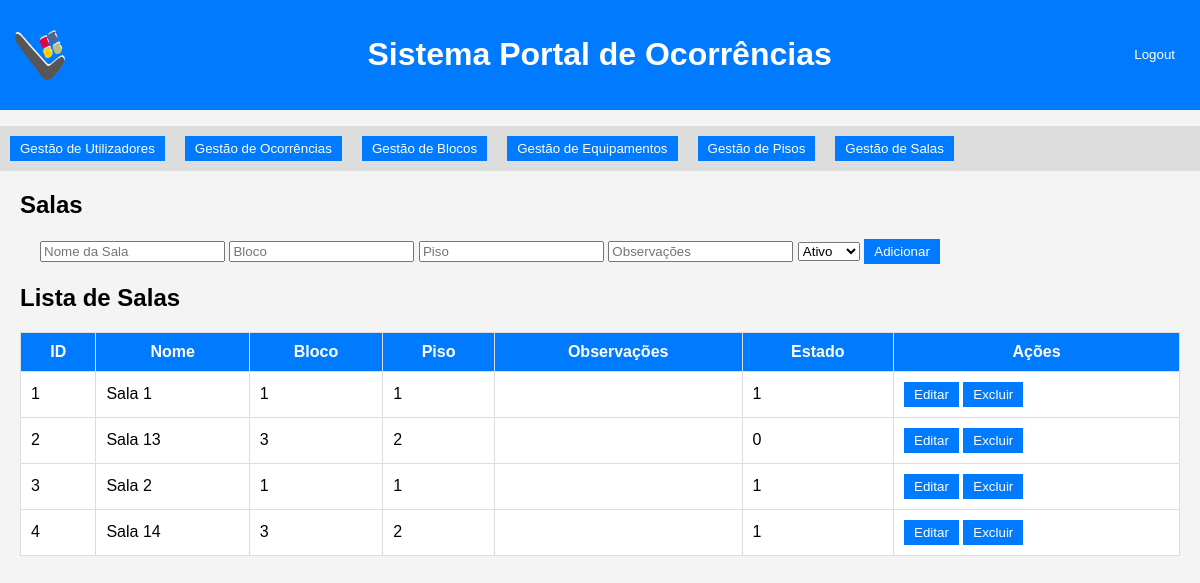
Page /salas.php on the committed database.
### tables this page shows
CREATE TABLE `salas` (
  `cod_sala` int(11) NOT NULL,
  `Nome_sala` varchar(50) NOT NULL,
  `Bloco_sala` int(11) NOT NULL,
  `Piso_sala` int(11) NOT NULL,
  `Observações` varchar(150) NOT NULL,
  `Estado` tinyint(1) NOT NULL);

### salas.php (the view, shortened to what this page needs)
<?php
include 'config.php';
$result = $conn->query("SELECT * FROM salas");
?>
<!DOCTYPE html>
<html lang="pt">
<head>
    <link rel="stylesheet" href="style.css">
</head>
<body>
    <header>
        <div class="logo">
            <img src="img/logo.png" alt="Logo">
        </div>
        <h1>Sistema Portal de Ocorrências</h1>
        <button><a style="color: white; text-decoration: none" href="logout.php">Logout</a></button>
    </header>
    <nav>
        <ul>
            <button><a style="color: white; text-decoration: none" href="sistema_ocorrencias.php">Gestão de Utilizadores</a></button>
            <button><a style="color: white; text-decoration: none" href="ocorrencias.php">Gestão de Ocorrências</a></button>
            <button><a style="color: white; text-decoration: none" href="blocos.php">Gestão de Blocos</a></button>
            <button><a style="color: white; text-decoration: none" href="equipamentos.php">Gestão de Equipamentos</a></button>
            <button><a style="color: white; text-decoration: none" href="pisos.php">Gestão de Pisos</a></button>
            <button><a style="color: white; text-decoration: none" href="salas.php">Gestão de Salas</a></button>
        </ul>
    </nav>
<section>
    <h2>Salas</h2>
    <section>
    <form action="salas.php" method="post">
        <input type="text" name="nome" placeholder="Nome da Sala" required>
        <input type="text" name="bloco" placeholder="Bloco">
        <input type="text" name="piso" placeholder="Piso">
        <input type="text" name="obs" placeholder="Observações">
        <select name="estado">
            <option value="ativo">Ativo</option>
        </select>
        <button type="submit" name="add_sala">Adicionar</button>
    </form>
    </section>
    <h2>Lista de Salas</h2>
    <table border="1">
        <tr>
            <th>ID</th>
            <th>Nome</th>
            <th>Bloco</th>
            <th>Piso</th>
            <th>Observações</th>
            <th>Estado</th>
            <th>Ações</th>
        </tr>
        <?php while ($row = $result->fetch_assoc()) {
            echo "<tr>
                    <td>{$row['cod_sala']}</td>
                    <td>{$row['Nome_sala']}</td>
                    <td>{$row['Bloco_sala']}</td>
                    <td>{$row['Piso_sala']}</td>
                    <td>{$row['Observações']}</td>
                    <td>{$row['Estado']}</td>
                    <td>
                        <button><a style='color: white; text-decoration: none' href='editar_sala.php?id={$row['cod_sala']}'>Editar</a></button>
                        <button><a style='color: white; text-decoration: none' href='salas.php?delete={$row['cod_sala']}' onclick='return confirm(\"Tem certeza?\")'>Excluir</a></button>
                    </td>
                  </tr>";
        }
        ?>
    </table>
    </section>
</body>
</html>

### style.css (style rules this page uses)
body { font-family: Arial, sans-serif; margin: 0; padding: 0; background-color: #f4f4f4; }
header { background: #007bff; color: white; padding: 15px; display: flex; justify-content: space-between; align-items: center; text-align: center; }
.logo { display: flex; align-items: center; font-size: 24px; font-weight: bold; color: #007BFF; }
.logo img { width: 50px; height: 50px; margin-right: 10px; }
nav ul { list-style: none; background: #ddd; padding: 10px; display: flex; gap: 20px; align-items: center; }
section { margin: 20px; }
table { width: 100%; border-collapse: collapse; background: white; }
th, td { padding: 10px; border: 1px solid #ddd; }
th { background: #007bff; color: white; }
button { background: #007bff; color: white; border: none; padding: 5px 10px; cursor: pointer; }

### rows in the picture
salas: cod_sala "1", Nome_sala "Sala 1", Bloco_sala "1", Piso_sala "1", Estado "1"
salas: cod_sala "2", Nome_sala "Sala 13", Bloco_sala "3", Piso_sala "2", Estado "0"
salas: cod_sala "3", Nome_sala "Sala 2", Bloco_sala "1", Piso_sala "1", Estado "1"
salas: cod_sala "4", Nome_sala "Sala 14", Bloco_sala "3", Piso_sala "2", Estado "1"
